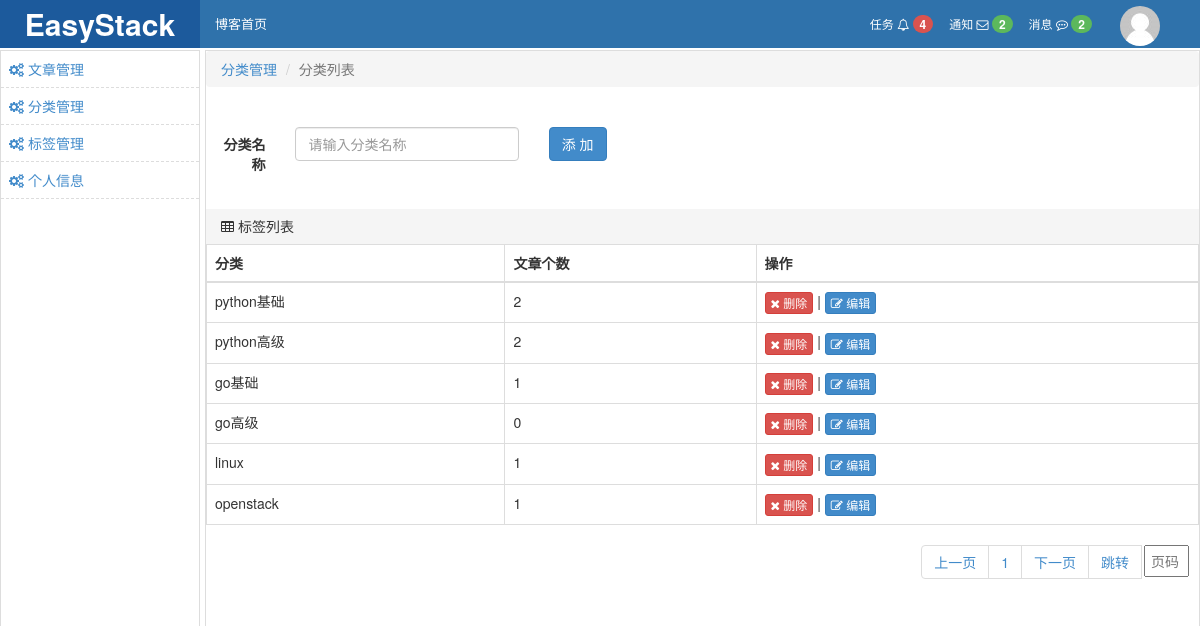
Page /backend/category.html (signed in) on the committed database.
### repository/models.py (models this page shows)
class Category(models.Model):
    nid = models.AutoField(primary_key=True)
    title = models.CharField(verbose_name='分类标题', max_length=32)
    blog = models.ForeignKey(verbose_name='所属博客', to='Blog', to_field='nid',related_name="blog")

class Article(models.Model):
    nid = models.BigAutoField(primary_key=True)
    title = models.CharField(verbose_name='文章标题', max_length=128)
    summary = models.CharField(verbose_name='文章简介', max_length=255)
    read_count = models.IntegerField(default=0)
    comment_count = models.IntegerField(default=0)
    up_count = models.IntegerField(default=0)
    down_count = models.IntegerField(default=0)
    create_time = models.DateTimeField(verbose_name='创建时间', auto_now_add=True)
    blog = models.ForeignKey(verbose_name='所属博客', to='Blog', to_field='nid')
    category = models.ForeignKey(verbose_name='文章类型', to='Category', to_field='nid', null=True,related_name="category",related_query_name="category")
    type_choices = [
        (1, "Python"),
        (2, "Linux"),
        (3, "OpenStack"),
        (4, "GoLang"),
    ]
    article_type = models.IntegerField(choices=type_choices, default=1)
    tags = models.ManyToManyField(
            to="Tag",
            through='Article2Tag',
            through_fields=('article', 'tag'),
    )

### utils/authication.py (the view)
    def wrapper(*args,**kwargs):
        request=args[0]
        if request.session.get("is_login"):
            user_obj=models.UserInfo.objects.filter(username=request.session.get("username")).first()
            try:
                request.session["blog_id"]=user_obj.blog.nid
            except:
                return redirect(reverse("base_info"))
            return func(*args,**kwargs)
        else:
            return redirect(reverse("login"))

### backend/views/user.py (called while the page is built, shortened)
@auth
def category(request):
    if request.method=="GET":
        category_objs=models.Category.objects.filter(blog_id=request.session.get("blog_id")).select_related()
        current_page = request.GET.get('p', 1)
        current_page = int(current_page)
        val = request.COOKIES.get('per_page_count',10)
        val = int(val)
        page_obj = pagination.Page(current_page=current_page,data_count=len(category_objs),per_page_count=val)
        data = category_objs[page_obj.start:page_obj.end]
        page_str = page_obj.page_str(reverse("tag"))
        return render(request, 'backend_category.html',{"category_objs":data,"page_str":page_str})
    return render(request, 'backend_category.html')

### utils/authication.py (called while the page is built)
def auth(func):
    def wrapper(*args,**kwargs):
        request=args[0]
        if request.session.get("is_login"):
            user_obj=models.UserInfo.objects.filter(username=request.session.get("username")).first()
            try:
                request.session["blog_id"]=user_obj.blog.nid
            except:
                return redirect(reverse("base_info"))
            return func(*args,**kwargs)
        else:
            return redirect(reverse("login"))
    return wrapper

### utils/pagination.py (called while the page is built)
    @property
    def start(self):
        return (self.current_page-1) * self.per_page_count

    @property
    def end(self):
        return self.current_page * self.per_page_count

    @property
    def total_count(self):
        v,y = divmod(self.data_count, self.per_page_count)
        if y:
            v += 1
        return v

### templates/backend_category.html (shortened to what this page needs)
{% extends 'backend_layout.html' %}
{% block conent %}
    <ol class="breadcrumb">
        <li><a href="#">分类管理</a></li>
        <li class="active">分类列表</li>
    </ol>
    <div>
        <div class="row" style="padding: 20px 5px;">
            <form class="form-horizontal" action="{% url "category" %}" method="post">
                <div class="col-xs-12">
                    <div class="form-group">
                        <label class="col-xs-1 control-label">分类名称</label>
                        <div class="col-xs-3">
                            <input type="text" class="form-control" id="title" placeholder="请输入分类名称" name="title">
                        </div>
                        <div class="col-xs-3">
                            <input type="submit" class="btn btn-primary" value="添 加">
                        </div>
                    </div>
                </div>
            </form>
        </div>
        <div style="height: 35px;background-color: #f5f5f5;line-height: 35px;padding: 0 15px;">
            <i class="fa fa-table" aria-hidden="true"></i>
            标签列表
        </div>
        <table class="table table-bordered">
            <thead>
            <tr>
                <th>分类</th>
                <th>文章个数</th>
                <th>操作</th>
            </tr>
            </thead>
            <tbody id="categroy_data">
            {% for category_obj in category_objs %}
                <tr>
                    <td>{{ category_obj.title }}</td>
                    <td>{{ category_obj.category.all|length }}</td>
                    <td target="{{ category_obj.nid }}">
                        <a class="btn btn-danger btn-xs category_del">
                            <i class="fa fa-times" aria-hidden="true"></i>
                            删除
                        </a>
                        |
                        <a class="btn btn-primary btn-xs category_edit">
                            <i class="fa fa-pencil-square-o" aria-hidden="true"></i>
                            编辑
                        </a>
                    </td>
                </tr>
            {% endfor %}
            </tbody>
        </table>
        <div class="clearfix">
            <ul class="pagination right" style="margin-top: 0">
                {{ page_str }}
            </ul>
        </div>
    </div>
{% endblock %}

### static/css/commons.css (style rules this page uses)
.right { float: right; }
a { text-decoration: none; }

### rows in the picture
Category: title "python基础", category.all|length "2"
Category: title "python高级", category.all|length "2"
Category: title "go基础", category.all|length "1"
Category: title "go高级", category.all|length "0"
Category: title "linux", category.all|length "1"
Category: title "openstack", category.all|length "1"
